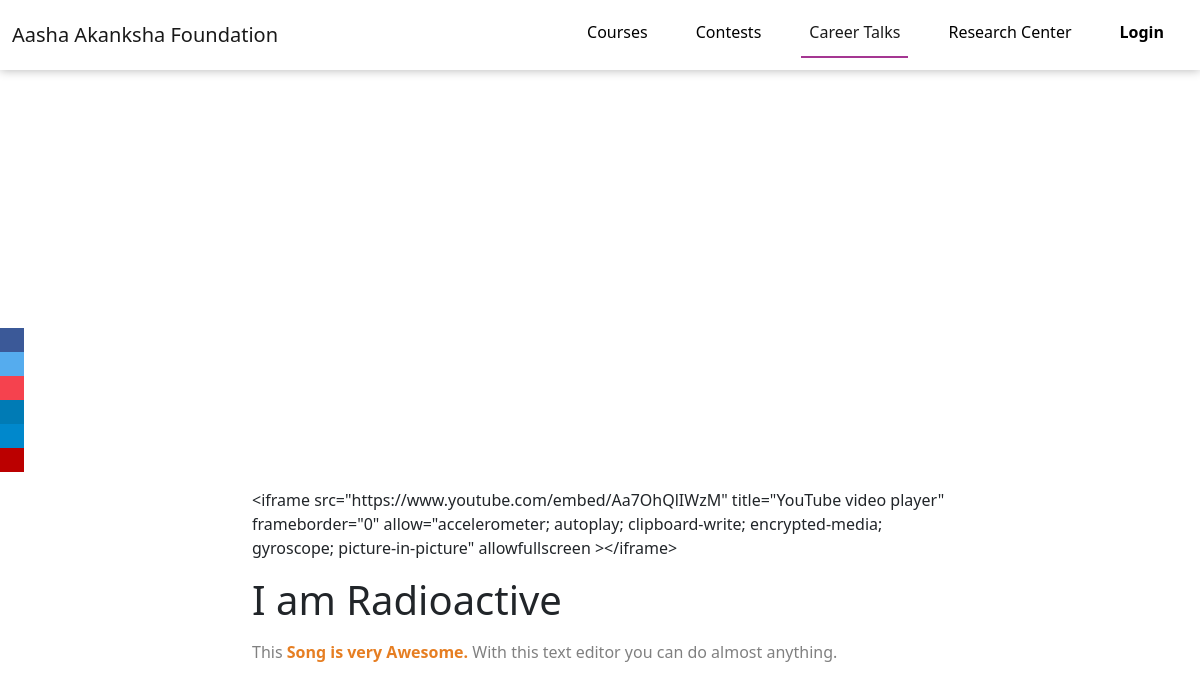
Page /career_talks/1/ on the earlier database version.
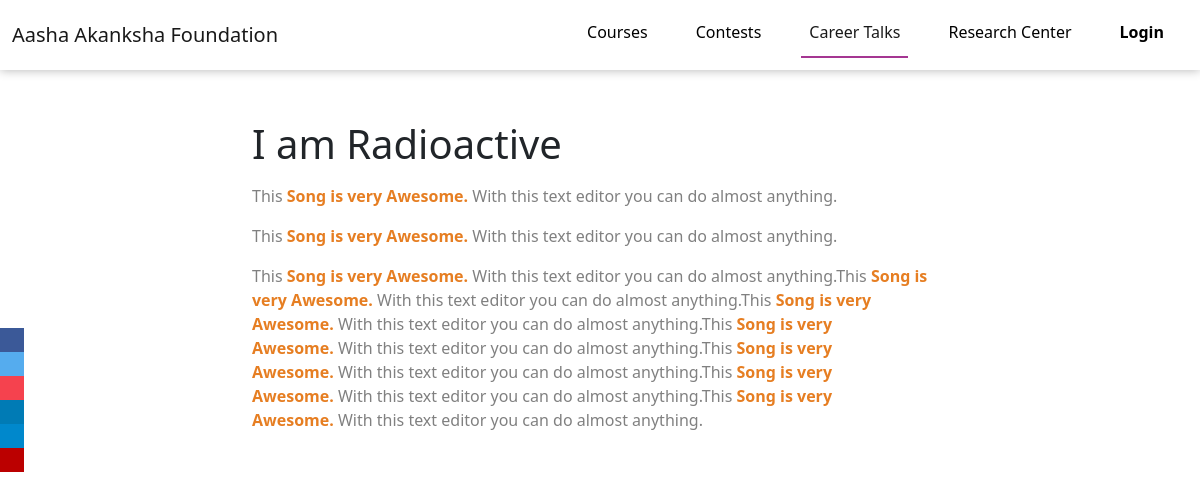
Same page on the later database version.
### career_talks/models.py (models this page shows, shortened)
class Career_Talk(models.Model):
    title = models.CharField(max_length = 200)
    description = RichTextField("Description", null = True)
    embeded_video_link = models.TextField(blank=True, null=True)
    image_url = CloudinaryField('image', null=True)
    date_added = models.DateTimeField(auto_now_add = True)
    category = models.ManyToManyField(Category, null=True)
    is_active = models.BooleanField(default = True)
    class Meta:
        verbose_name_plural = 'Career Talks'

### career_talks/views.py (the view)
# urls.py: path("<int:talk_id>/", views.career_talk_individual),
def career_talk_individual(request, talk_id):
    career_talk = models.Career_Talk.objects.get(pk = talk_id)
    context = {
        'career_talk' : career_talk
    }
    return render(request, 'career_talks/career_talk_individual.html', context)

### career_talks/templates/career_talks/career_talk_individual.html (shortened to what this page needs)
{% extends 'career_talks/base.html' %}
{% load static %}
{% block stylesheets %}
    <link rel="stylesheet" type="text/css" href="{% static 'career_talks/career_talk_individual.css' %}" />
{% endblock stylesheets %}
{% block body %}
<div class="container">
    {% if career_talk.image_url %}
        <div class="talk-image">
        </div>
    {% endif %}
    {% if career_talk.embeded_video_link %}
        <div class="yt-video">
            <div class="ratio ratio-16x9">
                {{career_talk.embeded_video_link}}
            </div>
        </div>
    {% endif %}
    <div class="talk-details">
        <h1 id="head"><a href="">{{career_talk.title}}</a></h1>
        <div class="talk-text gray">
            <p>
                {{career_talk.description | safe}}
            </p>
        </div>
    </div>
</div>
{% endblock body %}

Differences in the rows shown:
changed Career_Talk "I am Radioactive": description "This Song is very Awesome. With this text editor you can do almost anything." → "…can do almost anything. This Song is very Awesome. With this text editor you can do almost anything. This Song is very Awesome. With this text editor you can do almost anything.This Song is very Awesome. With this text editor you can do almost anything.This Song is very Awesome. With this text editor you can do almost anything.This Song is very Awesome. With this text editor you can do almost anything.This Song is very Awesome. With this text editor you can do almost anything.This Song is very Awesome. With this text editor you can do almost anything.This Song is very Awesome. With this text editor you can do almost anything."; embeded_video_link "<iframe src=\"https://www.youtube.com/embed/Aa7OhQlIWzM\" title=\"YouTube video player\" frameborder=\"0\" allow=\"accelerometer; autoplay; clipboard-write; encrypted-media; gyroscope; picture-in-picture\" allowfullscreen ></iframe>" → (not shown)
